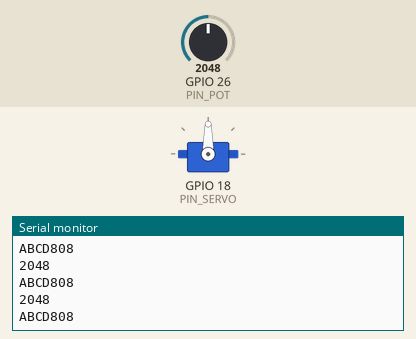
The sketch below on a simulated ESP32. On the bench: servo, the last lines printed to the serial monitor. The test bench sets the inputs (shaded band); at power-on: GPIO 26 (PIN_POT) = 2048.

Above: at 1.7 s.
1.8 s: GPIO 26 (PIN_POT) set to 2866
At 2.31 s:
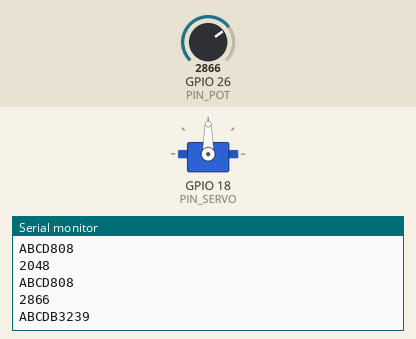
4.0 s: GPIO 26 (PIN_POT) set to 3603
At 4.4 s:
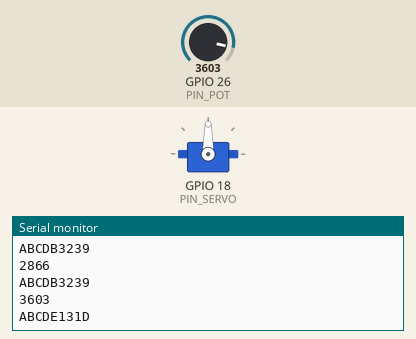
Timing chart, 0 to 7.0 s (numbered marks = the images above; inputs shaded):
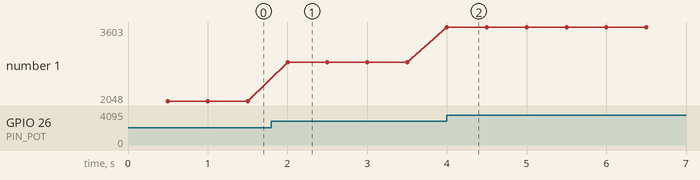

The sketch:

ros2_esp32_servo_pot.ino
```cpp
// ros2_esp32_servo_pot.ino  weigu.lu
// Using ESP32Servo (install with lib manager)
// https://github.com/jkb-git/ESP32Servo

#include <ESP32Servo.h>

const long SER_SPEED = 1000000;
const byte PIN_POT = 26;
const byte PIN_SERVO = 18;
const unsigned short PREAMBLE = 0xABCD;
const unsigned long DELAY_MS = 500; // time in ms between sends
unsigned short pot_value = 0;       // 0-4095 variable to store pot position
int servo_angle = 0;                // 0-180° variable to store the servo position
byte checksum = 0;
byte data_out[5] = {0};  // consists for the moment only of pot_value
byte data_out_length = sizeof(data_out) / sizeof(byte);
byte data_in[5] = {0};  // consists for the moment only of servo_angle
byte data_in_length = sizeof(data_in) / sizeof(byte);

Servo My_Servo;

void setup() {
  Serial.begin(115200);                        // initialize serial monitor
  Serial2.begin(SER_SPEED,SERIAL_8N1, 16, 17); //init hardware serial
  My_Servo.setPeriodHertz(50);                 // see lib example
  My_Servo.attach(PIN_SERVO, 1000, 2000);      // see lib example
  delay(500);
  Serial.println("Setup done!");
}

void loop() {
  if (non_blocking_delay(DELAY_MS)) {
    send_pot_value();
  }
  if (read_telegram() == data_in_length) {
    set_servo();

  }
  delay(1); // for the dog
}

unsigned short get_pot_value() {
  const byte ADC_SAMPLES = 5;
  unsigned long pot_adc_sum = 0;
  for (byte i = 0; i<ADC_SAMPLES; i++) {
    pot_adc_sum += analogRead(PIN_POT);
  }
  return pot_adc_sum/ADC_SAMPLES;
}

void send_pot_value() {
  data_out[0] = highByte(PREAMBLE);
  data_out[1] = lowByte(PREAMBLE);
  pot_value = get_pot_value();
  Serial.println(pot_value);
  data_out[2] = highByte(pot_value);
  data_out[3] = lowByte(pot_value);
  data_out[4] = xor_checksum(data_out,2,3);
  for (byte i = 0; i < data_out_length; i++) {
    Serial2.write(data_out[i]);
  }
  for (byte i = 0; i < data_out_length; i++) {
    Serial.print(data_out[i],HEX);
  }
  Serial.println();
}

byte read_telegram() {
  unsigned short serial_cnt = 0;
  if (Serial2.available()) {   // wait for the whole stream
    delay(1); // 1ms = 100 byte with 1000000bps
    }
  while (Serial2.available()) {
    data_in[serial_cnt] = Serial2.read();
    serial_cnt++;
  }
  if ((data_in[0] != highByte(PREAMBLE)) || (data_in[1] != lowByte(PREAMBLE))) {
    while (Serial2.available() > 0) {Serial2.read();} //clear the buffer!
    return -1;
  }
  return serial_cnt;
}

void set_servo() {
byte checksum = xor_checksum(data_in,2,3);
  if (data_in[4] == checksum) {
    servo_angle = data_in[2]*256+data_in[3];
    Serial.println(servo_angle);
    My_Servo.write(servo_angle);
  }
}

byte xor_checksum(byte *data, byte index1, byte index2) {
  checksum = 0;
  for (byte i = index1; i <= index2; i++) {
    checksum ^= data[i]; // XOR the current byte with the checksum
  }
  return checksum;
}

bool non_blocking_delay(unsigned long milliseconds) {
  static unsigned long nb_delay_prev_time = 0;
  if(millis() >= nb_delay_prev_time + milliseconds) {
    nb_delay_prev_time += milliseconds;
    return true;
  }
  return false;
}
```

Measured:
- after the input at 1.8 s, the serial monitor: prints a new line after 0.20 s (image 1)
- after the input at 4.0 s, the serial monitor: prints a new line at once (image 2)
- plotted number 1: 2048 → 2866 after the input at 1.8 s, 2866 → 3603 after the input at 4.0 s
